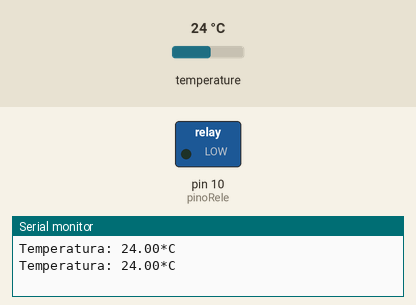
This sketch was run on a simulated Arduino Uno, built with avr-gcc and run on an emulated ATmega328P. On the bench: switched loads named in the sketch (green lamp = pin HIGH), the last lines printed to the serial monitor. The test bench sets the inputs (shaded band); at power-on: temperature 24 °C.

Above: at 3.9 s.
4.0 s: temperature set to 29.1 °C
5.5 s: temperature set to 30.6 °C
At 6.5 s:
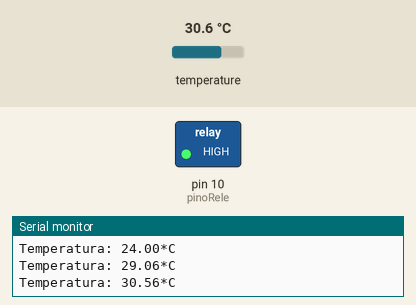
7.0 s: temperature set to 12 °C
At 7.4 s:
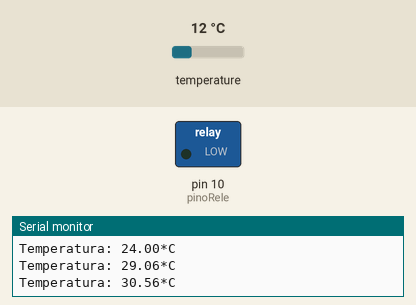
Timing chart, 0 to 10.0 s (numbered marks = the images above; inputs shaded):
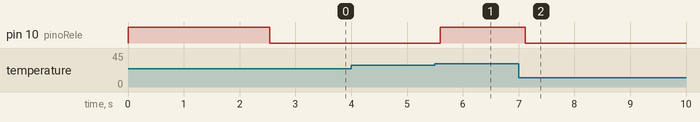

The sketch:

Aquecedor.ino
```cpp
#include <OneWire.h> //INCLUSÃO DE BIBLIOTECA
#include <DallasTemperature.h> //INCLUSÃO DE BIBLIOTECA

#define DS18B20 7 //DEFINE O PINO DIGITAL UTILIZADO PELO SENSOR
#define TEMPMAX 30

float VT;
const int pinoRele = 10;

OneWire ourWire(DS18B20); //CONFIGURA UMA INSTÂNCIA ONEWIRE PARA SE COMUNICAR COM O SENSOR
DallasTemperature sensors(&ourWire); //BIBLIOTECA DallasTemperature UTILIZA A OneWire

void setup(){
  pinMode(pinoRele, OUTPUT);
  digitalWrite(pinoRele, HIGH);
  Serial.begin(9600); //INICIALIZA A SERIAL
  sensors.begin(); //INICIA O SENSOR
  delay(1000); //INTERVALO DE 1 SEGUNDO
}

void loop(){
  sensors.requestTemperatures();//SOLICITA QUE A FUNÇÃO INFORME A TEMPERATURA DO SENSOR
  Serial.print("Temperatura: "); //IMPRIME O TEXTO NA SERIAL
  Serial.print(sensors.getTempCByIndex(0)); //IMPRIME NA SERIAL O VALOR DE TEMPERATURA MEDIDO
  Serial.println("*C"); //IMPRIME O TEXTO NA SERIAL
  delay(750);//INTERVALO DE 750 MILISSEGUNDOS

 // Serial.println("INFORME QUAL TEMPERATURA DESEJADA:");
  // while(Serial.available()==0);
//   TD = Serial.readString();
   VT = sensors.getTempCByIndex(0);

   if (VT < TEMPMAX){
    digitalWrite(pinoRele, LOW); //LIGA

   }else{
    digitalWrite(pinoRele, HIGH);//DESLIGA
   }

}
```

Measured:
- the behaviour switches between 29.9 and 30 °C on temperature (found by bisection; images 0 and 1)
- after the input at 5.5 s, pin 10 (pinoRele): LOW → HIGH after 0.10 s
- after the input at 7.0 s, pin 10 (pinoRele): HIGH → LOW after 0.12 s
